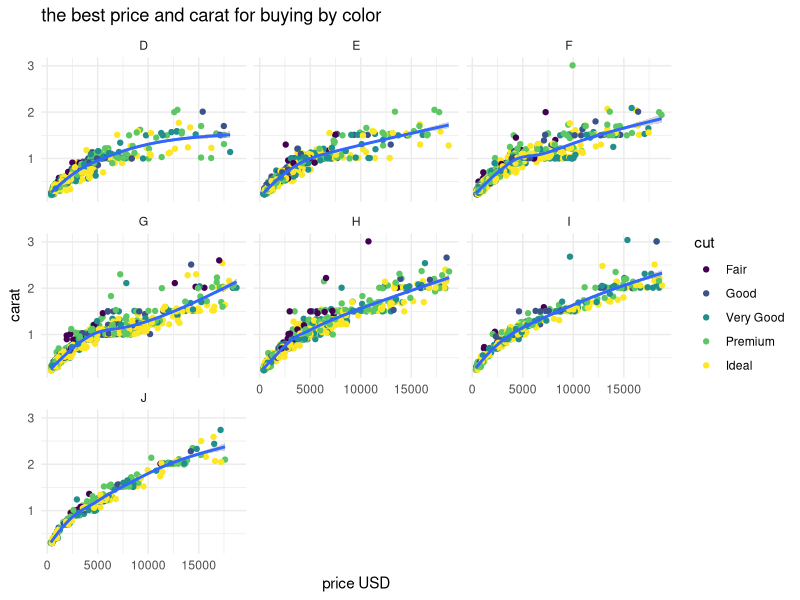
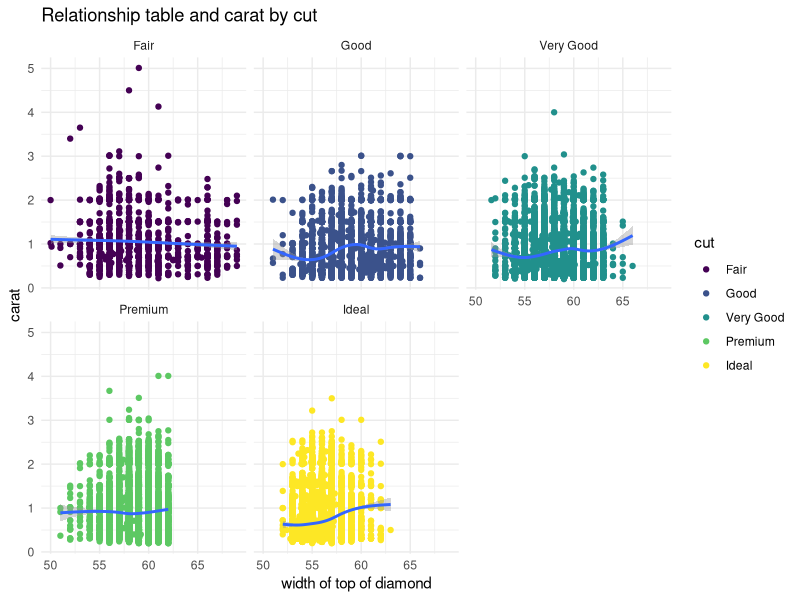
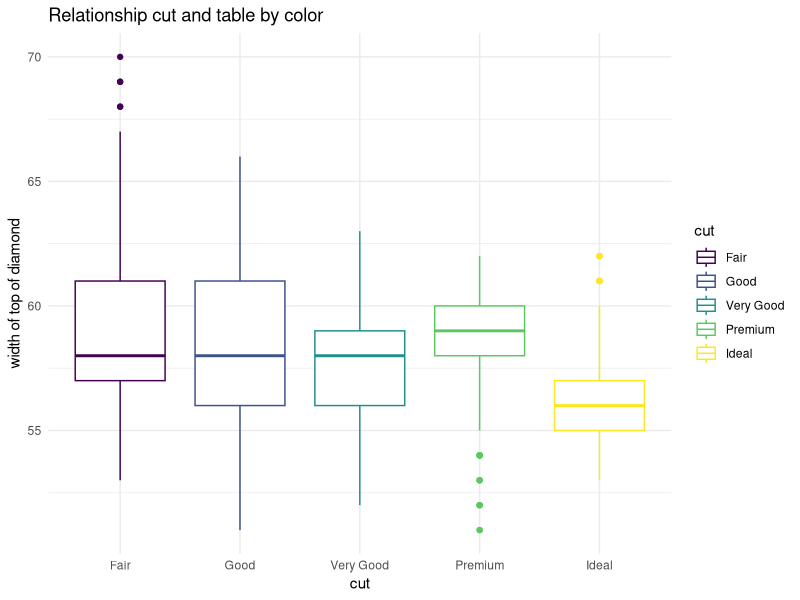
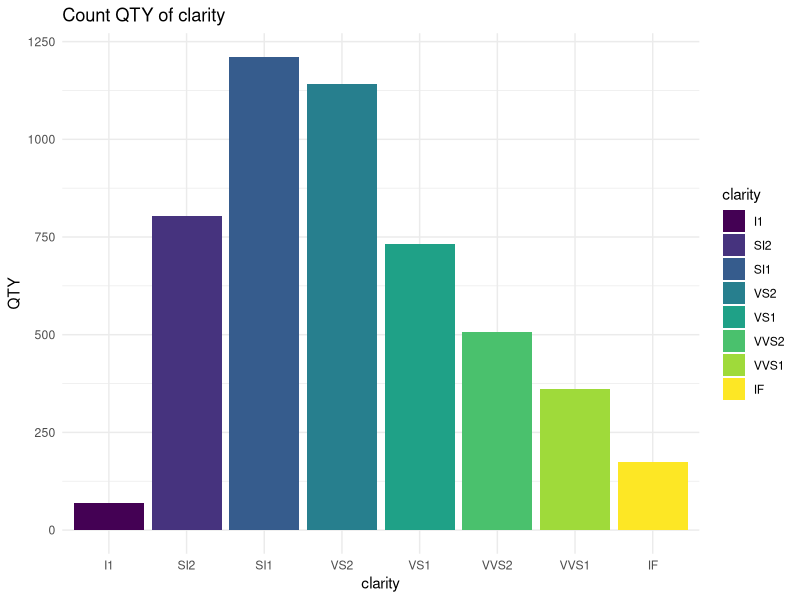
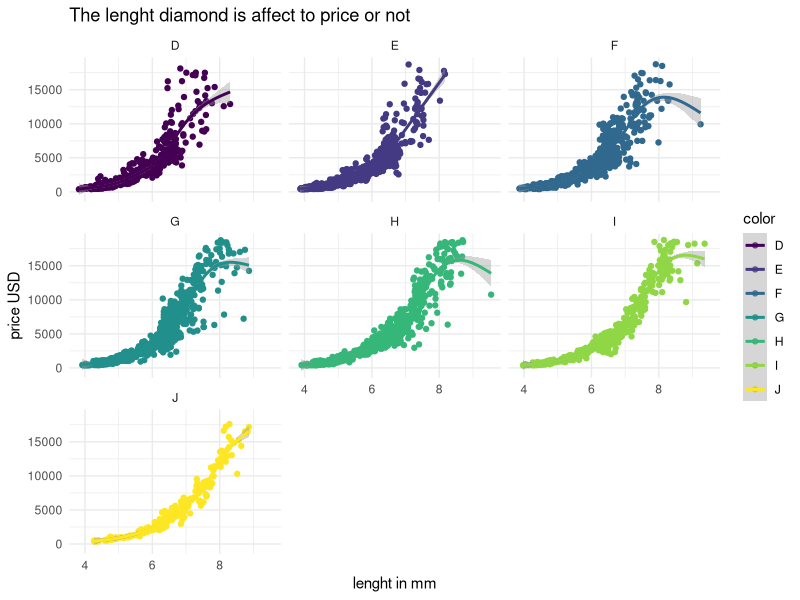

Source code (R) for these figures, in order:
## ---- chunk 1
library(tidyverse)
## ---- chunk 2
set.seed(62)
small_diamonds <- sample_n(diamonds, 5000)
ggplot(small_diamonds, aes(price,carat))+
  geom_point(aes(col= cut))+
  geom_smooth()+
  facet_wrap(~color, ncol= 3)+
  theme_minimal()+
  labs(title = "the best price and carat for buying by color",
       y = "carat",
       x = "price USD")

## ---- chunk 3
ndiamonds <- diamonds%>%
  filter(table >=50 & table < 70)

ggplot(ndiamonds, aes(table,carat))+
  geom_point(aes(col= cut))+
  geom_smooth()+
  facet_wrap(~cut, ncol= 3)+
  theme_minimal()+
  labs(title = "Relationship table and carat by cut",
       x = "width of top of diamond",
       y = "carat")
## ---- chunk 4
set.seed(62)
small_diamonds <- sample_n(diamonds, 5000)
ggplot(small_diamonds, aes(cut,table, col = cut))+
  geom_boxplot()+
  theme_minimal()+
  labs(title = "Relationship cut and table by color",
  x = "cut",
  y = "width of top of diamond")
## ---- chunk 5
set.seed(62)
small_diamonds <- sample_n(diamonds, 5000)
SMN <-small_diamonds%>%
    group_by(clarity)%>%
    summarise( QTY =n())


ggplot(SMN, aes(x = clarity, y = QTY, fill = clarity)) +
  geom_bar(stat = "identity") +
  theme_minimal()+
  labs(title = "Count QTY of clarity",
       x = "clarity",
       y = "QTY")
## ---- chunk 6
set.seed(62)
small_diamonds <- diamonds%>%
  sample_n(5000)%>%
  filter(x > 1)


ggplot(small_diamonds, aes(x,price, col=color))+
  geom_point()+
  geom_smooth()+
  facet_wrap(~color, ncol= 3)+
  theme_minimal()+
  labs(title = "The lenght diamond is affect to price or not ",
       x = "lenght in mm",
       y = "price USD")
